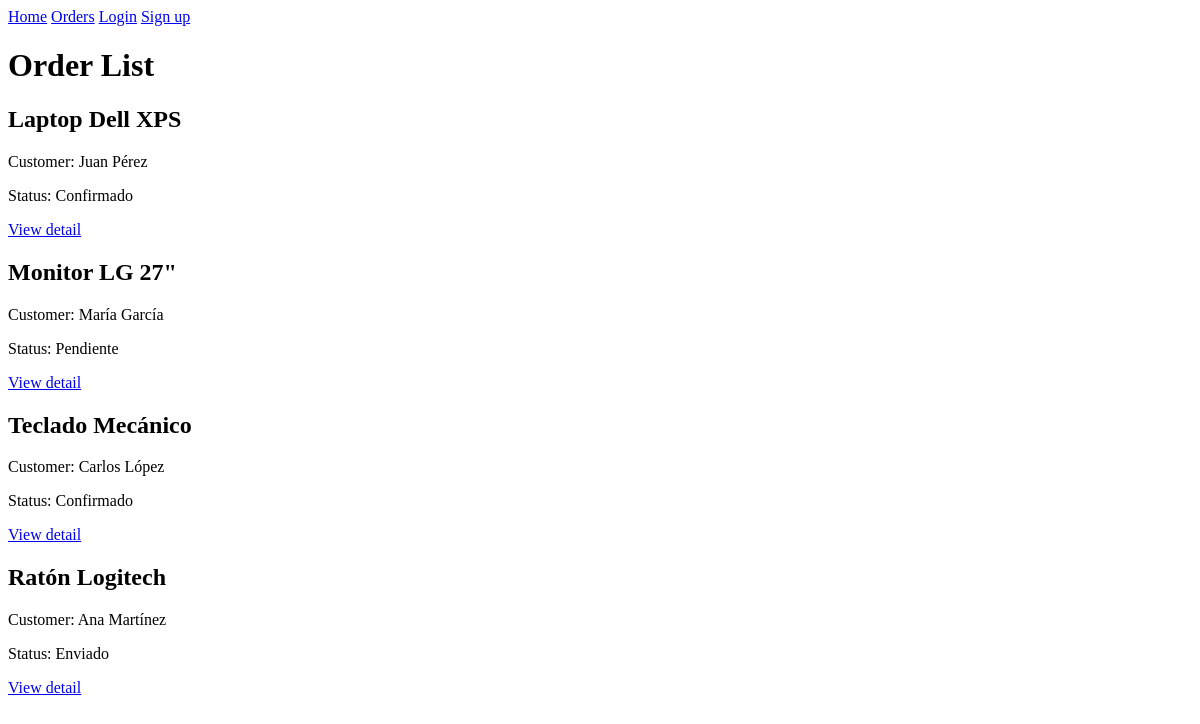
/orders/, run on an earlier commit of the app's database.
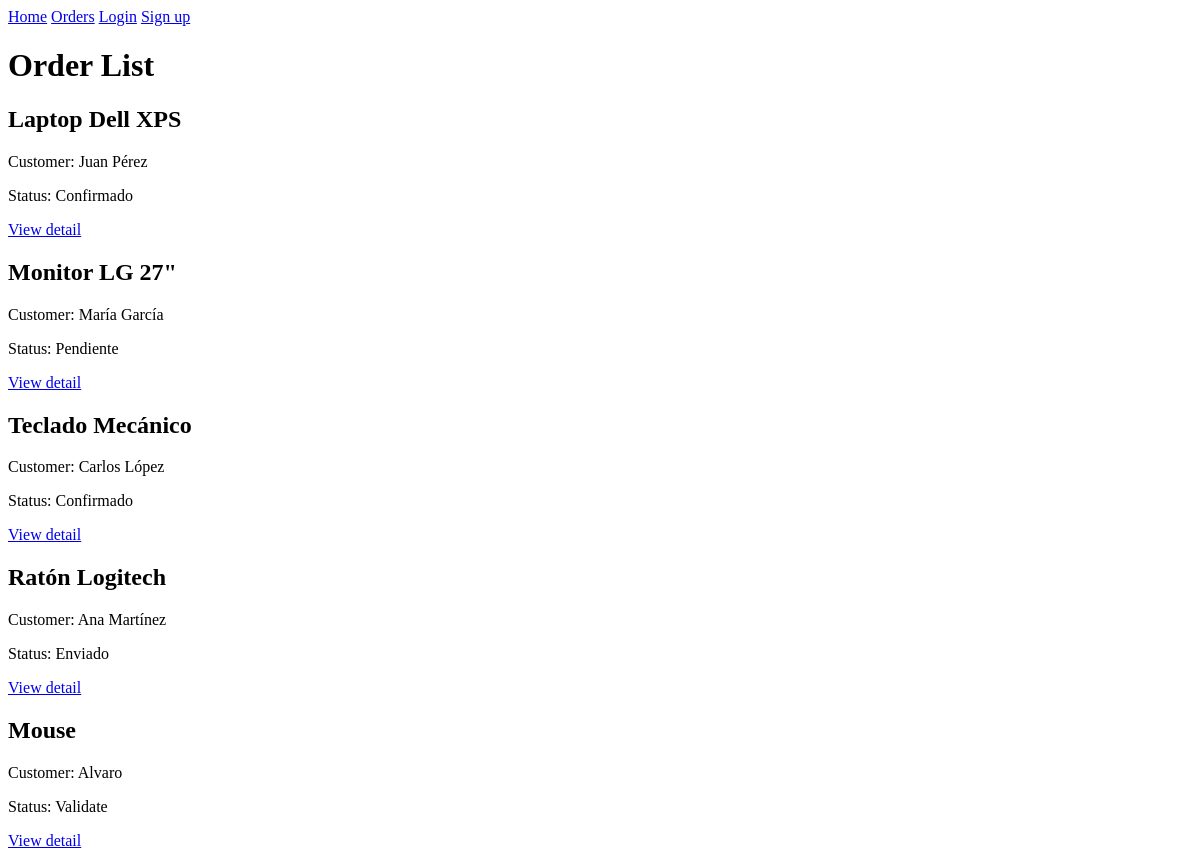
And on a later commit of the database.
### miapp/models.py (models this page shows, shortened)
class Order(models.Model):
    customer_name = models.CharField(max_length=120)
    customer_email = models.EmailField()
    product_name = models.CharField(max_length=150)
    quantity = models.PositiveIntegerField()
    total_amount = models.DecimalField(max_digits=10, decimal_places=2)
    shipping_address = models.CharField(max_length=255, blank=True)
    payment_method = models.CharField(max_length=50, blank=True)
    order_reference = models.CharField(
        max_length=50,
        unique=True,
        blank=True,
        null=True,
        editable=False,
    )
    status = models.CharField(max_length=30)
    created_at = models.DateTimeField(auto_now_add=True)
    updated_at = models.DateTimeField(auto_now=True)

### miapp/views.py (the view)
# urls.py: path("orders/", views.order_list, name="order_list"), # Public order list
def order_list(request):
    orders = Order.objects.all()
    context = {
        "orders": orders,
    }
    return render(request, "miapp/order_list.html", context)

### miapp/templates/miapp/order_list.html
{% extends "miapp/base.html" %} {% block title %}Order List{% endblock %}
{%block content %}
<h1>Order List</h1>
{% for order in orders %}
<article>
  <h2>{{ order.product_name }}</h2>
  <p>Customer: {{ order.customer_name }}</p>
  <p>Status: {{ order.status }}</p>
  <a href="{% url 'miapp:order_detail' order.id %}"> View detail </a>
</article>
{% empty %}
<p>No orders available.</p>
{% endfor %} {% endblock %}

### miapp/templates/miapp/base.html (shortened to what this page needs)
<!doctype html>
<html lang="en">
<head>
</head>
<body>
    <header>
        <nav>
            <a href="{% url 'miapp:home' %}">Home</a>
            <a href="{% url 'miapp:order_list' %}">Orders</a>
            {% if user.is_authenticated %}
                <a href="{% url 'miapp:order_create' %}">Create order</a>
                <span>Logged in as {{ user.username }}</span>
                <form method="post" action="{% url 'logout' %}" style="display:inline;">
                    {% csrf_token %}
                    <button type="submit">Logout</button>
                </form>
            {% else %}
                <a href="{% url 'login' %}">Login</a>
                <a href="{% url 'miapp:signup' %}">Sign up</a>
            {% endif %}
        </nav>
    </header>
    <main>
        {% block content %}
        {% endblock %}
    </main>
</body>
</html>

What changed in the data, as far as the page shows it:
added Order: product_name "Mouse", customer_name "Alvaro", status "Validate"
